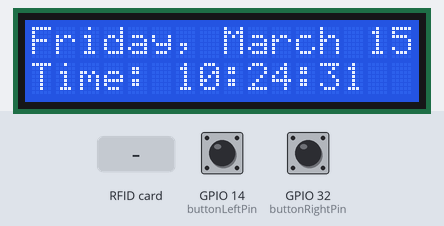
This sketch was run on a simulated ESP32. Parts: 16×2 character LCD. Inputs (shaded band) come from the test bench; at power-on: GPIO 14 (buttonLeftPin) HIGH, GPIO 32 (buttonRightPin) HIGH. The local clock reads 2024-03-15 10:24:30 at power-on unless the sketch sets it; what the sketch prints to the serial monitor is not drawn.

Above: at 1.3 s.
1.4 s: RFID card 5E 7A 19 C4 held to the reader
At 2.6 s:
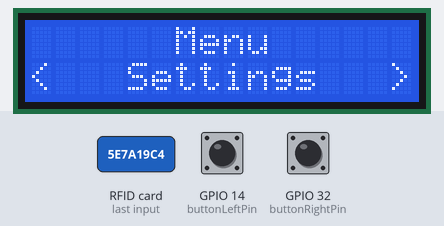
2.9 s: GPIO 14 (buttonLeftPin) pulled LOW for 1 s
At 4.0 s:
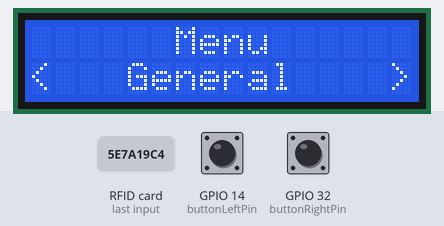
5.4 s: GPIO 14 (buttonLeftPin) pulled LOW for 3.2 s
At 5.9 s:
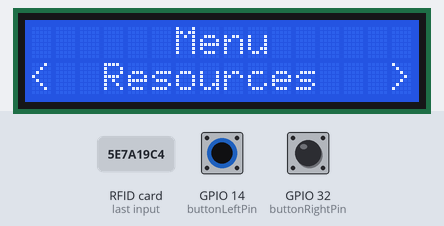
10.1 s: GPIO 14 (buttonLeftPin) pulled LOW for 0.15 s
At 11.3 s:
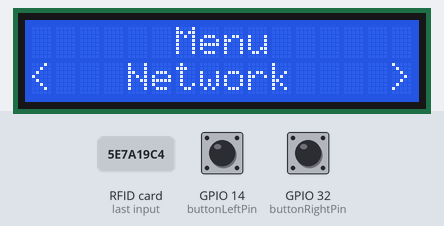
11.7 s: GPIO 14 (buttonLeftPin) pulled LOW for 0.15 s
At 12.5 s:
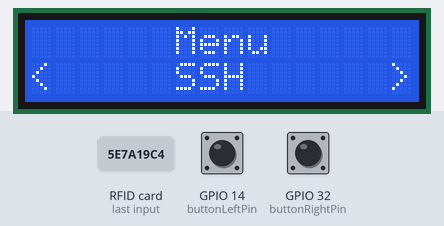
13.3 s: GPIO 32 (buttonRightPin) pulled LOW for 0.15 s
At 14.8 s:
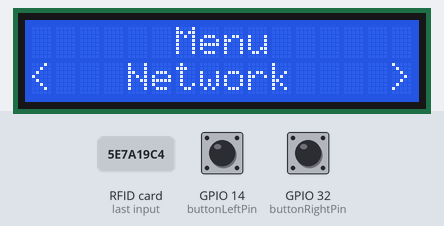
Timing chart, 0 to 16.3 s (numbered marks = the images above; inputs shaded):
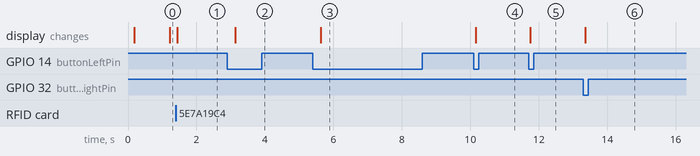

The sketch:

rfid-auth-integration.ino
```cpp
#include <Wire.h>
#include <RTClib.h>
#include <LiquidCrystal_I2C.h>
#include <SPI.h>
#include <MFRC522.h>

RTC_DS3231 rtc;

LiquidCrystal_I2C lcd(0x27, 16, 2);

#define SS_PIN 17
#define RST_PIN 5
MFRC522 mfrc522(SS_PIN, RST_PIN);

#define SDA_PIN 21
#define SCL_PIN 22

const int buttonLeftPin = 14;
const int buttonRightPin = 32;
const int rfidButtonPin = 15;

const unsigned long debounceDelay = 50;
unsigned long lastButtonPress = 0;
bool buttonLeftState = false;
bool buttonRightState = false;

const unsigned long menuTimeout = 30000;
unsigned long lastActivityTime = 0;

const String messages[] = {"Settings", "SSH", "Network", "Resources", "General"};
const int numMessages = sizeof(messages) / sizeof(messages[0]);
int currentIndex = 0;

bool inMenuMode = false;
bool authenticated = false;

class DisplayFunctions {
private:
  LiquidCrystal_I2C* lcd;

public:
  DisplayFunctions(LiquidCrystal_I2C* lcdRef) : lcd(lcdRef) {}

  void clearLine(int line) {
    lcd->setCursor(0, line);
    for (int i = 0; i < 16; i++) {
      lcd->print(" ");
    }
  }

  void displayTextLine(int line, String message) {
    clearLine(line);
    if (message.length() > 16) {
      message = message.substring(0, 14) + "..";
    }
    lcd->setCursor(0, line);
    lcd->print(message);
  }

  void displayTextCenter(String message) {
    lcd->clear();
    int startPos = (16 - message.length()) / 2;
    lcd->setCursor(startPos, 0);
    lcd->print(message);
  }

  void displayMessageWithArrows(String firstLineMessage, String secondLineMessage) {
    lcd->clear();
    displayTextCenter(firstLineMessage);
    lcd->setCursor(0, 1);
    lcd->print('<');
    lcd->setCursor(15, 1);
    lcd->print('>');

    int availableSpace = 14;
    if (secondLineMessage.length() <= availableSpace) {
      lcd->setCursor((16 - secondLineMessage.length()) / 2, 1);
      lcd->print(secondLineMessage);
    } else {
      lcd->setCursor(1, 1);
      lcd->print(secondLineMessage.substring(0, availableSpace - 2) + "..");
    }
  }
};

DisplayFunctions df(&lcd);

void setup() {
  Serial.begin(115200);

  Wire.begin(SDA_PIN, SCL_PIN);
  if (!rtc.begin()) {
    Serial.println("Couldn't find RTC");
    while (1);
  }

  if (rtc.lostPower()) {
    Serial.println("RTC lost power");
  }

  lcd.init();
  lcd.backlight();

  pinMode(buttonLeftPin, INPUT_PULLUP);
  pinMode(buttonRightPin, INPUT_PULLUP);
  pinMode(rfidButtonPin, INPUT_PULLUP);

  SPI.begin(18, 19, 23, 17);
  mfrc522.PCD_Init();

  lastActivityTime = millis();
  df.displayTextCenter("Clock Mode");
}

void displayClock() {
  DateTime now = rtc.now();
  lcd.clear();
  lcd.setCursor(0, 0);
  lcd.print(dayName(now.dayOfTheWeek()));
  lcd.print(", ");
  lcd.print(monthName(now.month()));
  lcd.print(" ");
  lcd.print(now.day());
  lcd.setCursor(0, 1);
  lcd.print("Time: ");
  lcd.print((now.hour() < 10 ? "0" : "") + String(now.hour()));
  lcd.print(':');
  lcd.print((now.minute() < 10 ? "0" : "") + String(now.minute()));
  lcd.print(':');
  lcd.print((now.second() < 10 ? "0" : "") + String(now.second()));
}

bool checkRFID() {
  if (!mfrc522.PICC_IsNewCardPresent()) {
    return false;
  }

  if (!mfrc522.PICC_ReadCardSerial()) {
    return false;
  }

  String content = "";
  for (byte i = 0; i < mfrc522.uid.size; i++) {
    content.concat(String(mfrc522.uid.uidByte[i], HEX));
  }
  Serial.print("UID: ");
  Serial.println(content);

  return true;
}

void loop() {
  unsigned long currentTime = millis();

  if (checkRFID()) {
    authenticated = true;
    inMenuMode = true;
    lastActivityTime = currentTime;
    currentIndex = 0;
    df.displayMessageWithArrows("Menu", messages[currentIndex]);
    Serial.println("Entered Menu Mode");
    delay(1000);
  }

  if (authenticated && inMenuMode) {
    bool currentLeftState = digitalRead(buttonLeftPin) == LOW;
    bool currentRightState = digitalRead(buttonRightPin) == LOW;

    if (currentLeftState && !buttonLeftState && (currentTime - lastButtonPress > debounceDelay)) {
      lastButtonPress = currentTime;
      currentIndex = (currentIndex - 1 + numMessages) % numMessages;
      df.displayMessageWithArrows("Menu", messages[currentIndex]);
      lastActivityTime = currentTime;
    }

    if (currentRightState && !buttonRightState && (currentTime - lastButtonPress > debounceDelay)) {
      lastButtonPress = currentTime;
      currentIndex = (currentIndex + 1) % numMessages;
      df.displayMessageWithArrows("Menu", messages[currentIndex]);
      lastActivityTime = currentTime;
    }

    buttonLeftState = currentLeftState;
    buttonRightState = currentRightState;

    if (currentTime - lastActivityTime > menuTimeout) {
      inMenuMode = false;
      authenticated = false;
      df.displayTextCenter("Clock Mode");
    }
  } else {
    displayClock();
  }

  delay(200);
}


String dayName(int dayOfWeek) {
  switch (dayOfWeek) {
    case 0: return "Sunday";
    case 1: return "Monday";
    case 2: return "Tuesday";
    case 3: return "Wednesday";
    case 4: return "Thursday";
    case 5: return "Friday";
    case 6: return "Saturday";
    default: return "Err";
  }
}


String monthName(int month) {
  switch (month) {
    case 1: return "Jan";
    case 2: return "Feb";
    case 3: return "March";
    case 4: return "April";
    case 5: return "May";
    case 6: return "June";
    case 7: return "July";
    case 8: return "Aug";
    case 9: return "Sept";
    case 10: return "Oct";
    case 11: return "Nov";
    case 12: return "Dec";
    default: return "Err";
  }
}
```

Measured:
- after the input at 1.4 s, the display: changes at once (image 1)
- after the input at 2.9 s, the display: changes after 0.24 s (image 2)
- after the input at 5.4 s, the display: changes after 0.24 s (image 3)
- after the input at 10.1 s, the display: changes after 0.06 s (image 4)
- after the input at 11.7 s, the display: changes after 0.06 s (image 5)
- after the input at 13.3 s, the display: changes after 0.05 s (image 6)
